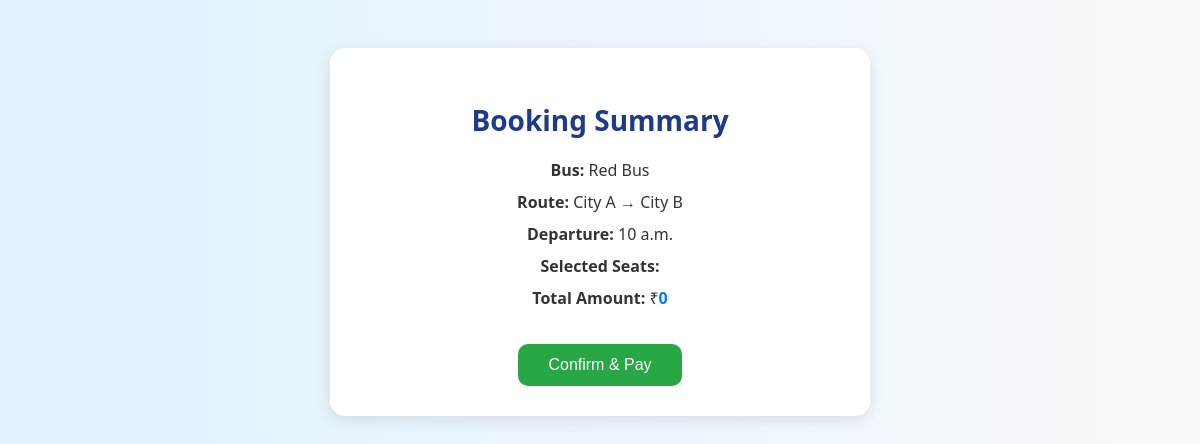
Page /booking-summary/ (signed in) on the earlier database version.
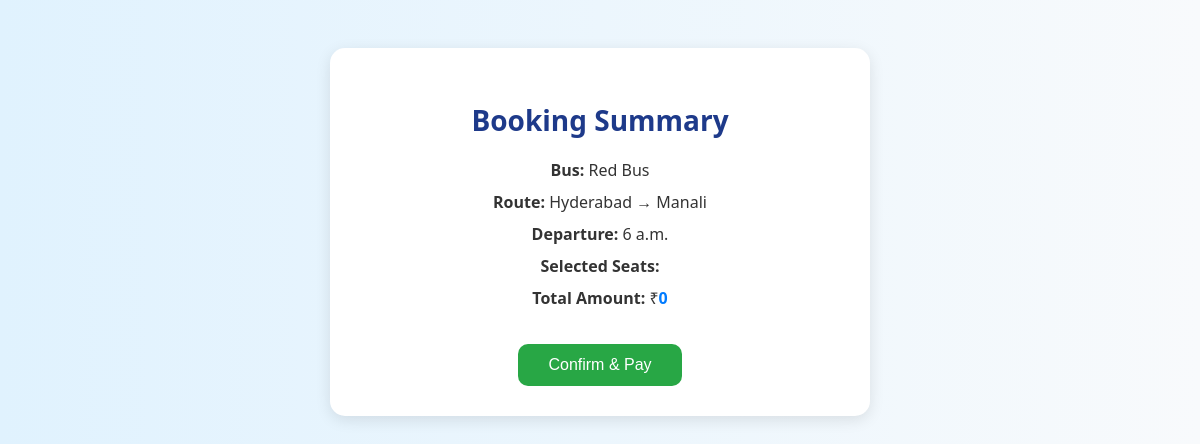
Same page on the later database version.
### Travel/models.py (models this page shows, shortened)
class Bus(models.Model):
    operator = models.CharField(max_length=100)
    source = models.CharField(max_length=100)
    destination = models.CharField(max_length=100)
    departure_time = models.TimeField()
    arrival_time = models.TimeField()
    price = models.DecimalField(max_digits=6, decimal_places=2)

### Travel/views.py (the view)
# urls.py: path('booking-summary/', views.booking_summary, name='booking_summary'),
@login_required
def booking_summary(request):
    seat_ids = request.session.get('selected_seat_ids', [])
    seat_numbers = request.session.get('selected_seat_numbers', [])
    bus_id = request.session.get('bus_id')
    total_price = request.session.get('total_price', 0)
    bus = get_object_or_404(Bus, id=bus_id)
    return render(request, 'booking_summary.html', {
        'bus': bus,
        'selected_seats': ', '.join(seat_numbers),
        'total_price': total_price
    })

### Travel/templates/booking_summary.html (shortened to what this page needs)
{% load static %}
<!DOCTYPE html>
<html>
<head>
</head>
<body>
    <div class="summary-box">
        <h2>Booking Summary</h2>
        <p><strong>Bus:</strong> {{ bus.operator }}</p>
        <p><strong>Route:</strong> {{ bus.source }} → {{ bus.destination }}</p>
        <p><strong>Departure:</strong> {{ bus.departure_time }}</p>
        <p><strong>Selected Seats:</strong> </p>
        <p><strong>Total Amount:</strong> ₹<span class="highlight">{{ total_price }}</span></p>
        <form method="post" action="{% url 'payment_form' %}">
            <button type="submit">Confirm & Pay</button>
        </form>
    </div>
</body>
</html>

Differences in the rows shown:
changed Bus "Red Bus": source "City A" → "Hyderabad"; destination "City B" → "Manali"; departure_time "10 a.m." → "6 a.m."
